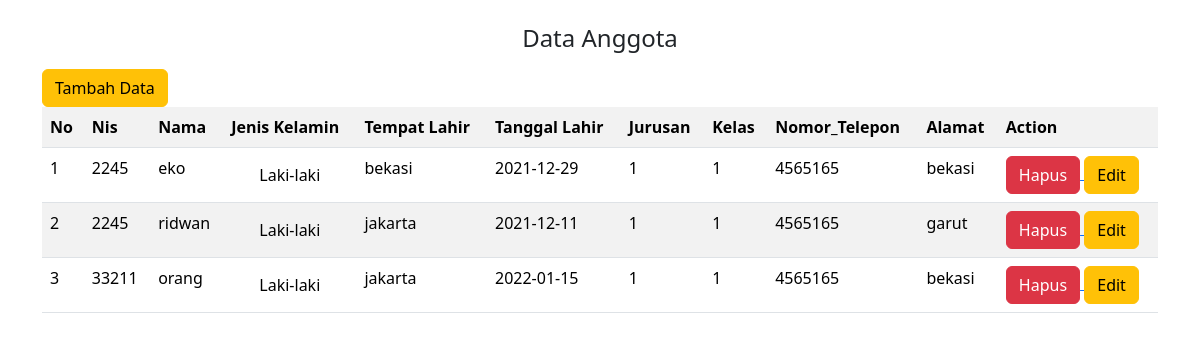
/anggota.php, run on the app's committed database.
### tables this page shows
CREATE TABLE `anggota` (
  `id_anggota` int(11) NOT NULL,
  `nis` int(20) NOT NULL,
  `nama` varchar(50) NOT NULL,
  `jenis_kelamin` char(1) NOT NULL,
  `tempat_lahir` varchar(30) NOT NULL,
  `tanggal_lahir` date NOT NULL,
  `id_jurusan` int(11) NOT NULL,
  `id_kelas` int(11) NOT NULL,
  `nomor_telpon` varchar(13) NOT NULL,
  `alamat` text NOT NULL
);

### anggota.php (the view, shortened to what this page needs)
<!DOCTYPE html>
<html lang="en">
<head>
    <link rel="stylesheet" href="bootstrap-5.1.3-dist/css/bootstrap.min.css">
</head>
<body>
    <center><h4 class="mt-4 mb-3">Data Anggota</h4></center>
    <div class="container">
<button type="button" class="btn btn-warning" data-bs-toggle="modal" data-bs-target="#exampleModal">
  Tambah Data
</button>
    <table class="table table-striped">
        <tr>
            <th>No</th>
            <th>Nis</th>
            <th>Nama</th>
            <th>Jenis Kelamin</th>
            <th>Tempat Lahir</th>
            <th>Tanggal Lahir</th>
            <th>Jurusan</th>
            <th>Kelas</th>
            <th>Nomor_Telepon</th>
            <th>Alamat</th>
            <th>Action</th>
        </tr>
    <?php
    $no =1;
    $query =mysqli_query($koneksi ,"SELECT * FROM anggota");
    foreach($query as $row){
    ?>
        <tr>
            <td><?php echo $no ?></td>
            <td><?php echo $row ['nis'] ?></td>
            <td><?php echo $row ['nama'] ?></td>
            <td align="center" valign="middle"><?php echo $row['jenis_kelamin']=="L"?"Laki-laki":"Perempuan"; ?></td>
            <td><?php echo $row ['tempat_lahir'] ?></td>
            <td><?php echo $row ['tanggal_lahir'] ?></td>
            <td><?php echo $row ['id_jurusan'] ?></td>
            <td><?php echo $row ['id_kelas'] ?></td>
            <td><?php echo $row ['nomor_telpon'] ?></td>
            <td><?php echo $row ['alamat'] ?></td>
            <td valign="middle">
            <a href="?page=anggota-delete&hapus&id=<?php echo $row['id_anggota'];?>">
                <button class="btn btn-danger">Hapus</button>
            <a href="?page=anggota-edit&edit&id=<?php echo $row['id_anggota'];?>">
                <button class="btn btn-warning">Edit</button>
            </td>
        </tr>
    <?php
    $no++;
    }
    ?>
    </table>
    </div>
<br>
<br>
</body>
</html>

### data on the page
anggota: nis "2245", nama "eko", jenis_kelamin "Laki-laki", tempat_lahir "bekasi", tanggal_lahir "2021-12-29", id_jurusan "1", id_kelas "1", nomor_telpon "4565165", alamat "bekasi"
anggota: nis "2245", nama "ridwan", jenis_kelamin "Laki-laki", tempat_lahir "jakarta", tanggal_lahir "2021-12-11", id_jurusan "1", id_kelas "1", nomor_telpon "4565165", alamat "garut"
anggota: nis "33211", nama "orang", jenis_kelamin "Laki-laki", tempat_lahir "jakarta", tanggal_lahir "2022-01-15", id_jurusan "1", id_kelas "1", nomor_telpon "4565165", alamat "bekasi"
